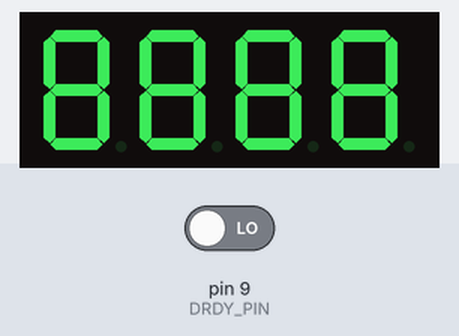
This sketch was run on a simulated Arduino Uno, built for the host (arithmetic inside an expression is 32-bit, double 64-bit). Shown: 4-digit seven-segment display. The test bench sets the inputs (shaded band); at power-on: pin 9 (DRDY_PIN) LOW. The audio player accepts every command and is not drawn; what the sketch prints to the serial monitor is not drawn.

Above: at 2.7 s.
At 3.2 s:
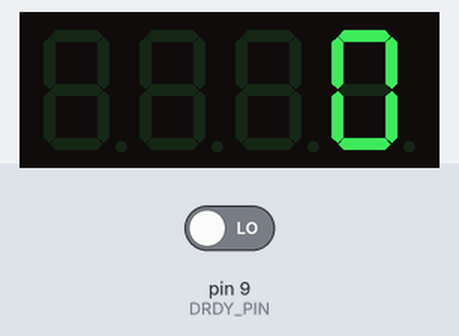

Measured:
- what the display in image 0 shows lasts 0.5 s, from 2.7 s to 3.2 s

The sketch:

PUNCH.ino
```cpp
#include <SPI.h>
#include <TM1637Display.h>
#include <SoftwareSerial.h>
#include <DFRobotDFPlayerMini.h>

// SPI Pins for ADS1256
SPIClass mySPI(PA7, PA6, PA5);
const int CS_PIN = 10;   // D10
const int DRDY_PIN = 9;  // D9

// TM1637 Display Pins
const int CLK_PIN = 4;
const int DIO_PIN = 5;
TM1637Display display(CLK_PIN, DIO_PIN);

// DFPlayer
// A0 = Nucleo receives (from DFPlayer TX)
// A1 = Nucleo sends (to the 1k resistor, then DFPlayer RX)
SoftwareSerial dfSerial(A0, A1);
DFRobotDFPlayerMini myDFPlayer;

long zeroOffset = 0;
float calibrationFactor = 891.5;

// Variables for peak tracking
float peakForce = 0.0;
bool isStriking = false;
unsigned long strikeStartTime = 0;
const unsigned long strikeWindowMs = 150;

void setup() {
  Serial.begin(115200);
  delay(1500); // Allow serial to wake up safely

  // Initialize Display
  display.setBrightness(5);
  display.showNumberDec(0); // Show 0 on startup

  // Initialize DFPlayer
  dfSerial.begin(9600);
  Serial.println("Starting DFPlayer...");
  if (!myDFPlayer.begin(dfSerial)) {
    Serial.println("DFPlayer NOT found. Check wires and SD card.");
    while (true) {}
  }
  myDFPlayer.setTimeOut(300);
  myDFPlayer.volume(30);   // 0 to 30
  myDFPlayer.EQ(0);        // normal sound

  pinMode(CS_PIN, OUTPUT);
  pinMode(DRDY_PIN, INPUT);
  digitalWrite(CS_PIN, HIGH);

  mySPI.begin();
  mySPI.beginTransaction(SPISettings(1000000, MSBFIRST, SPI_MODE1));

  Serial.println("Initializing ADS1256 Punch Meter...");

  // Send Reset Command
  digitalWrite(CS_PIN, LOW);
  mySPI.transfer(0xFE);
  digitalWrite(CS_PIN, HIGH);
  delay(10);

  // Set MUX Register (0x01): AIN0 (+) and AIN1 (-)
  writeRegister(0x01, 0x01);

  // Set ADCON Register (0x02): PGA Gain = 64
  writeRegister(0x02, 0x06);

  // Set DRATE Register (0x03): 100 SPS
  writeRegister(0x03, 0x82);

  // Perform Self Offset/Gain Calibration
  digitalWrite(CS_PIN, LOW);
  mySPI.transfer(0xF0); // SELFCAL
  digitalWrite(CS_PIN, HIGH);
  delay(100);

  mySPI.endTransaction();

  // TARE: Take an average of baseline readings at startup
  Serial.println("Taring scale... Keep load cell completely unloaded!");
  long sum = 0;
  for (int i = 0; i < 50; i++) {
    sum += readRawDirect();
    delay(10);
  }
  zeroOffset = sum / 50;
  Serial.print("Tare complete. Ready for punches! Zero Offset: ");
  Serial.println(zeroOffset);

  display.showNumberDec(8888); // Flash display to signal ready state
  delay(500);
  display.showNumberDec(0);
}

void loop() {
  long raw = readRawDirect();
  long adjustedRaw = raw - zeroOffset;

  float currentForce = (-1.0 * adjustedRaw) / calibrationFactor;

  // Filter out tiny noise (must exceed 3 lbs to count as a strike)
  if (currentForce < 3.0) {
    currentForce = 0.0;
  }

  if (currentForce > 3.0 && !isStriking) {
    // Strike detected! Start tracking peak
    isStriking = true;
    peakForce = currentForce;
    strikeStartTime = millis();
  }
  else if (isStriking) {
    // While the punch is happening, capture the maximum force
    if (currentForce > peakForce) {
      peakForce = currentForce;
    }

    // Once the impact window closes, lock in and report the score
    if (millis() - strikeStartTime > strikeWindowMs) {
      Serial.print(">>> PUNCH DETECTED! Peak Force: ");
      Serial.print(peakForce, 1);
      Serial.println(" lbs <<<\n");

      // Update the 7-segment display with the final peak force integer
      display.showNumberDec((int)peakForce);

      // Play the sound (change the number to pick the track)
      if (peakForce < 15) {
        myDFPlayer.play(1);
      } else if (peakForce <= 45) {
        myDFPlayer.play(2);
      } else{
        myDFPlayer.play(3);
      }

      // Reset for the next punch
      isStriking = false;
      peakForce = 0.0;
      delay(500); // Short breather before listening again
    }
  }
}

long readRawDirect() {
  long timeout = millis();
  while (digitalRead(DRDY_PIN) == HIGH) {
    if (millis() - timeout > 100) break;
  }

  mySPI.beginTransaction(SPISettings(1000000, MSBFIRST, SPI_MODE1));
  digitalWrite(CS_PIN, LOW);

  mySPI.transfer(0x01); // RDATA command
  delayMicroseconds(5);

  long rawValue = 0;
  rawValue |= (long)mySPI.transfer(0xFF) << 16;
  rawValue |= (long)mySPI.transfer(0xFF) << 8;
  rawValue |= (long)mySPI.transfer(0xFF);

  digitalWrite(CS_PIN, HIGH);
  mySPI.endTransaction();

  // 24-bit sign extension
  if (rawValue & 0x800000) {
    rawValue |= 0xFF000000;
  }

  return rawValue;
}

void writeRegister(byte reg, byte value) {
  digitalWrite(CS_PIN, LOW);
  mySPI.transfer(0x50 | reg);
  mySPI.transfer(0x00);
  mySPI.transfer(value);
  digitalWrite(CS_PIN, HIGH);
}
```
